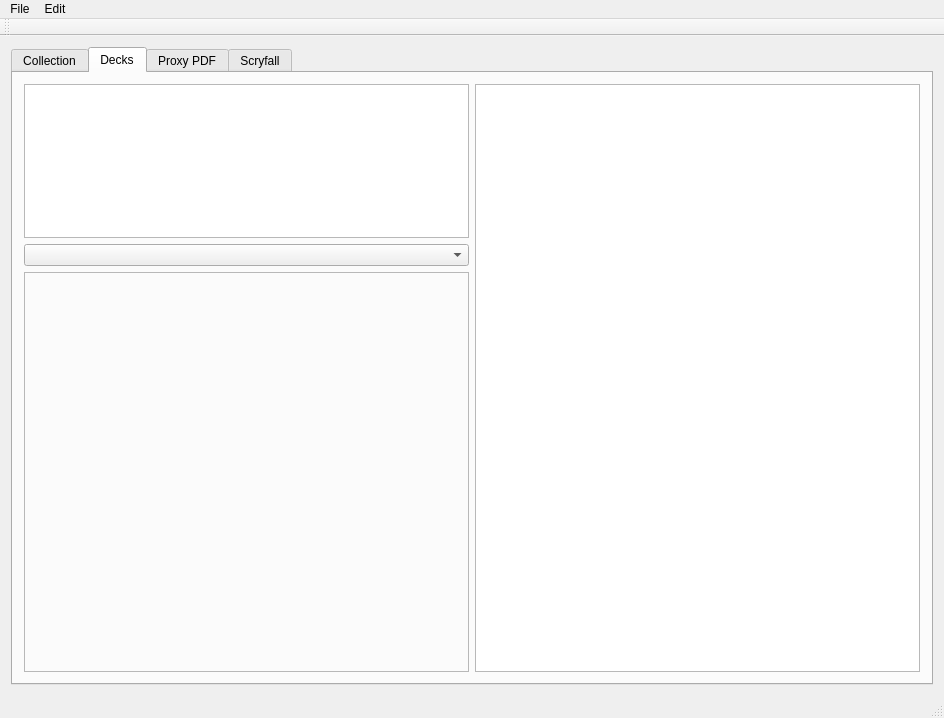
<?xml version="1.0" encoding="UTF-8"?>
<ui version="4.0">
 <class>MTG_UI</class>
 <widget class="QMainWindow" name="MTG_UI">
  <property name="geometry">
   <rect>
    <x>0</x>
    <y>0</y>
    <width>944</width>
    <height>718</height>
   </rect>
  </property>
  <property name="windowTitle">
   <string>MTG_UI</string>
  </property>
  <widget class="QWidget" name="centralWidget">
   <layout class="QVBoxLayout" name="verticalLayout">
    <item>
     <widget class="QTabWidget" name="mainTabWidget">
      <property name="currentIndex">
       <number>1</number>
      </property>
      <widget class="QWidget" name="collectionTab">
       <attribute name="title">
        <string>Collection</string>
       </attribute>
       <layout class="QHBoxLayout" name="horizontalLayout_2">
        <item>
         <widget class="QTableWidget" name="collectionCardsTable">
          <attribute name="verticalHeaderVisible">
           <bool>false</bool>
          </attribute>
         </widget>
        </item>
       </layout>
      </widget>
      <widget class="QWidget" name="decksTab">
       <attribute name="title">
        <string>Decks</string>
       </attribute>
       <layout class="QHBoxLayout" name="horizontalLayout">
        <item>
         <layout class="QVBoxLayout" name="decksControlLayout">
          <item>
           <widget class="QTableWidget" name="decksDecklistTable">
            <property name="showGrid">
             <bool>false</bool>
            </property>
            <attribute name="horizontalHeaderVisible">
             <bool>false</bool>
            </attribute>
            <attribute name="verticalHeaderVisible">
             <bool>false</bool>
            </attribute>
           </widget>
          </item>
          <item>
           <widget class="QComboBox" name="zoneComboBox"/>
          </item>
          <item>
           <widget class="QFrame" name="decksCardImageFrame">
            <property name="minimumSize">
             <size>
              <width>0</width>
              <height>400</height>
             </size>
            </property>
            <property name="frameShape">
             <enum>QFrame::StyledPanel</enum>
            </property>
            <property name="frameShadow">
             <enum>QFrame::Raised</enum>
            </property>
           </widget>
          </item>
         </layout>
        </item>
        <item>
         <widget class="QTableWidget" name="decksCardsTable"/>
        </item>
       </layout>
      </widget>
      <widget class="QWidget" name="proxyTab">
       <attribute name="title">
        <string>Proxy PDF</string>
       </attribute>
      </widget>
      <widget class="QWidget" name="Scryfall">
       <attribute name="title">
        <string>Scryfall</string>
       </attribute>
       <layout class="QVBoxLayout" name="verticalLayout_2">
        <item>
         <widget class="QLineEdit" name="queryLineEdit">
          <property name="text">
           <string>{&quot;set&quot; : &quot;c20&quot;, &quot;type&quot; : &quot;human&quot;}</string>
          </property>
         </widget>
        </item>
        <item>
         <widget class="QPushButton" name="queryPushButton">
          <property name="text">
           <string>Query</string>
          </property>
         </widget>
        </item>
        <item>
         <widget class="QTextEdit" name="responseTextEdit"/>
        </item>
        <item>
         <widget class="QPushButton" name="queryAddCollectionPushButton">
          <property name="text">
           <string>Add To Collection</string>
          </property>
         </widget>
        </item>
       </layout>
      </widget>
     </widget>
    </item>
   </layout>
  </widget>
  <widget class="QMenuBar" name="menuBar">
   <property name="geometry">
    <rect>
     <x>0</x>
     <y>0</y>
     <width>944</width>
     <height>26</height>
    </rect>
   </property>
   <widget class="QMenu" name="menuFile">
    <property name="title">
     <string>File</string>
    </property>
   </widget>
   <widget class="QMenu" name="menuEdit">
    <property name="title">
     <string>Edit</string>
    </property>
   </widget>
   <addaction name="menuFile"/>
   <addaction name="menuEdit"/>
  </widget>
  <widget class="QToolBar" name="mainToolBar">
   <attribute name="toolBarArea">
    <enum>TopToolBarArea</enum>
   </attribute>
   <attribute name="toolBarBreak">
    <bool>false</bool>
   </attribute>
  </widget>
  <widget class="QStatusBar" name="statusBar"/>
 </widget>
 <layoutdefault spacing="6" margin="11"/>
 <resources/>
 <connections/>
</ui>
